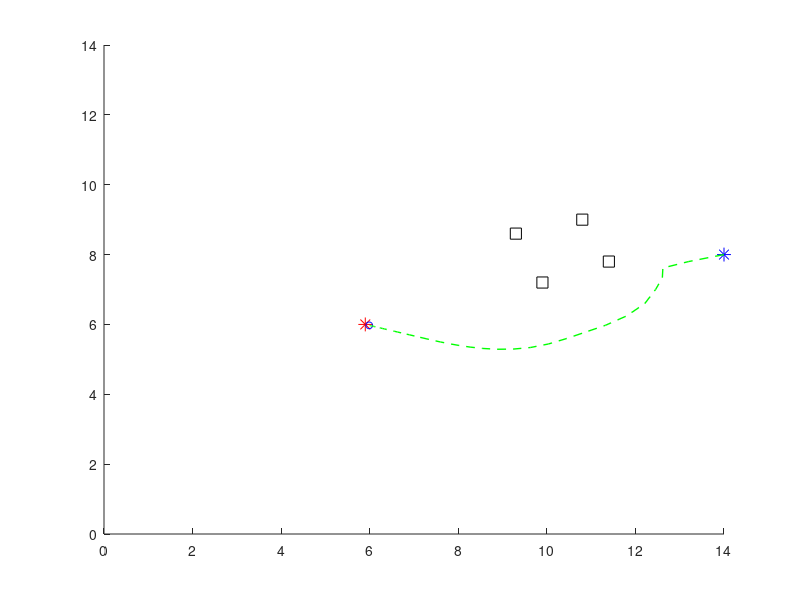

Write MATLAB code to recreate this figure.
clear;clc
    % 参数设置
    start = [14, 8];   % 创建机器人起始位置
    goal = [5.9, 6];        % 目标位置
    k_att = 1;              % 引力增益参数
    k_rep = 20;             % 斥力增益参数
    d_safe = 3;             % 安全距离        
    
    
    % 创建障碍物
    obstacles = [9.3, 8.6; 11.4,7.8; 9.9, 7.2;10.8, 9];
    
    % 创建机器人起始位置
    robot = start;
    
    % 迭代次数和步长
    maxIterations = 100;
    stepSize = 0.1;
    
    % 轨迹记录器
    trajectory = robot;
    
    % 迭代更新机器人位置
    for i = 1:maxIterations
        % 计算机器人受到的引力
        attForce = k_att * (goal - robot);
        
        % 计算机器人受到的斥力
        repForce = [0, 0];
        for j = 1:size(obstacles, 1)
            obstacle = obstacles(j, :);
            dist = norm(robot - obstacle);
            if dist < d_safe
                repForce = repForce + k_rep * (1 / dist - 1 / d_safe) * (robot - obstacle) / dist^3;
            end
        end
        
        % 更新机器人位置
        robot = robot + stepSize * (attForce + repForce);
        
        % 记录轨迹
        trajectory = [trajectory; robot];
        
        % 绘制机器人和障碍物
        clf;
        hold on;
        plot(start(1),start(2), 'b*', 'MarkerSize', 10);
        plot(goal(1), goal(2), 'r*', 'MarkerSize', 10);
        plot(robot(1), robot(2), 'bo', 'MarkerSize', 5);
        plot(obstacles(:, 1), obstacles(:, 2), 'ks', 'MarkerSize', 8);
        plot(trajectory(:, 1), trajectory(:, 2), 'g--', 'LineWidth', 1);
        xlim([0, 14]);
        ylim([0, 14]);
        drawnow;
        
        % 判断是否到达目标位置
        if norm(robot - goal) < 0.1
            disp('目标达到！');
            break;
        end
    end


